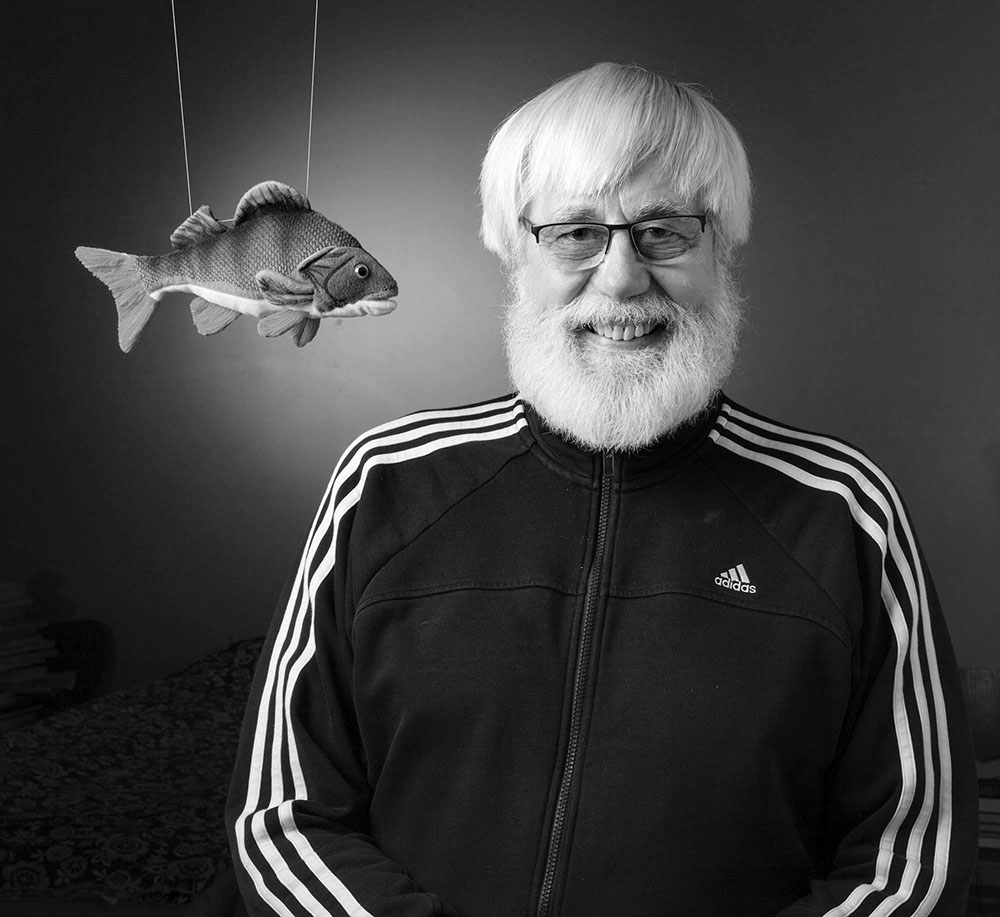
#> input picture kuvat/KimmoSiltanen8MV.jpg, 1000 x 917 px
$ python Poisson_FD_ahven_solve.py
#> lines starting #> are read from the running program, lines starting #| are printed output that depends on the picture
### Python/Kuvanpaikkaus_harmoninen/FD_Laplace.py
# ENG Construct an FD matrix approximating the 2D Laplace operator with
# the infamous "five-point stencil." We assume that the difference h=1;
#
# FIN Kootaan differenssimatriisi Laplacen operaattorille käyttäen viiden
# pisteen klassista lähestymistapaa.
#
# Samuli Siltanen May 2021
# Matlab -> Python Ville Tilvis May 2021

from scipy import sparse


def FD_Laplace(row,col):

    # Initialize the result
    A = 4*sparse.eye(row*col);
    A = sparse.lil_matrix(A)

    # Loop over the rows of A
    for iii in range(0,row):
        for jjj in range(0,col):
            ind = (jjj)*row+iii
            if iii>0:
                A[ind,ind-1] = -1

            if iii<row-1:
                A[ind,ind+1] = -1

            if jjj>0:
                A[ind,ind-row] = -1

            if jjj<col-1:
                A[ind,ind+row] = -1

    return A


### Python/Kuvanpaikkaus_harmoninen/Poisson_FD_ahven_solve.py
# ENG Solve Poisson's equation in a rectangle using Finite Difference Method.
# The aim is to remove a perch from the image.
#
# FIN Poistetaan ylimääräinen ahven valokuvasta käyttämällä
# differenssimenetelmää ja harmonista kuvanpaikkausta. Aja tämän jälkeen
# vielä Poisson_FD_ahven_solve2.m, jolloin myös langat poistetaan kuvasta.
#
# Samuli Siltanen May 2021
# Matlab -> Python Ville Tilvis May 2021

import numpy as np
import scipy.sparse.linalg
import matplotlib.pyplot as plt
plt.gray()   # FIN Kuvan tulostus harmaasävynä ENG Printing the image in grayscale
import sys
from FD_Laplace import FD_Laplace
from PIL import Image


# ENG Read in the perch image
# FIN Lue mustavalkoinen valokuva työtilaan
im_orig = np.array(plt.imread('../../kuvat/KimmoSiltanen8MV.jpg','jpg'))
#> im_orig is the input picture: shape (917, 1000); min 0, max 255, mean 63.9


# ENG Choose the rectangle to be inpainted. This choice is for removing
# the entire fish from the image
# FIN Tämä iso suorakaide peittää koko ahvenen (mutta ei lankoja, joista se
# roikkuu). % Voit tehdä kokeiluja erilaisilla suorakaiteilla.
# Huom: isomman suorakaiteen kanssa laskenta kestää kauemmin ja tarvitsee
# enemmän muistia. Niin, ja rivien sekä sarakkeiden määrän pitää molempien
# olla parilliset.
# x- ja y- koordinaatit ovat Pythonissa eri päin kuin matlabissa
inpx = 50; # These are the real ones for the actual fish
inpy = 160; # These are the real ones for the actual fish
row  = 200; # These are the real ones for the actual fish
col  = 400; # These are the real ones for the actual fish

# ENG Pick out the part of the image to be inpainted
# FIN Irrota kuvasta täytettävä osa
fish = im_orig[inpy:inpy+row, inpx:inpx+col]
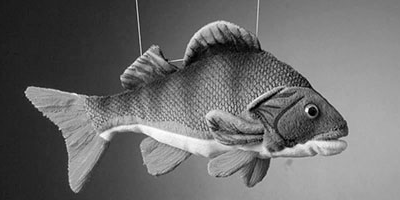
#> fish: shape (200, 400); min 0, max 255, mean 107.9

# ENG Check that row and col are even numbers
# FIN Tarkista, että suorakaiteen korkeus ja leveys ovat parillisia lukuja
if row % 2==1 or col % 2==1:
    print('row and col must be even numbers')
    sys.exit()


# ENG Determine Dirichlet boundary conditions
# FIN Määritä "Dirichlet'n reunaehdot" eli rekisteröi poistettavan alueen
# reunalla olevat harmaasävyt.
vec_t = im_orig[inpy, inpx:inpx+col]
#> vec_t = 400 values, max 190 at index 258, min 25 at index 0, mean 79.36
vec_b = im_orig[inpy+row, inpx:inpx+col]
#> vec_b = 400 values, max 168 at index 334, min 28 at index 0, mean 111.1
vec_l = im_orig[inpy:inpy+row, inpx]
#> vec_l = 200 values, max 37 at index 144, min 24 at index 24, mean 30.21
vec_r = im_orig[inpy:inpy+row, inpx+col]
#> vec_r = 200 values, max 172 at index 128, min 120 at index 0, mean 154.8


# ENG Construct the FD Laplace matrix (this will take a while)
# FIN Muodosta differenssimatriisi (tämä kestää jonkin aikaa)
print('Constructing system matrix...')
A    = FD_Laplace(row,col);
print('System matrix constructed.')


# ENG Construct the right-hand side vectors
# FIN Muodosta yhtälön oikea puoli

b = np.zeros((row*col,1))


for iii in range(0, row):
    for jjj in range(0, col):
        ind = (jjj)*row+iii
        if iii==0:
            b[ind] = b[ind]+vec_t[jjj]

        if iii==row-1:
            b[ind] = b[ind]+vec_b[jjj]

        if jjj==0:
            b[ind] = b[ind]+vec_l[iii]

        if jjj==col-1:
            b[ind] = b[ind]+vec_r[iii]


# ENG Solve the Poisson equations
# FIN Ratkaise Poissonin yhtälö, joka on harmonisen kuvanpaikkauksen ydin
print('Solving linear system...')
#> (the run stopped early here; a loop or call above may not have finished)

$ run again, with kuvat/IMGP1425.jpg copied over kuvat/KimmoSiltanen8MV.jpg
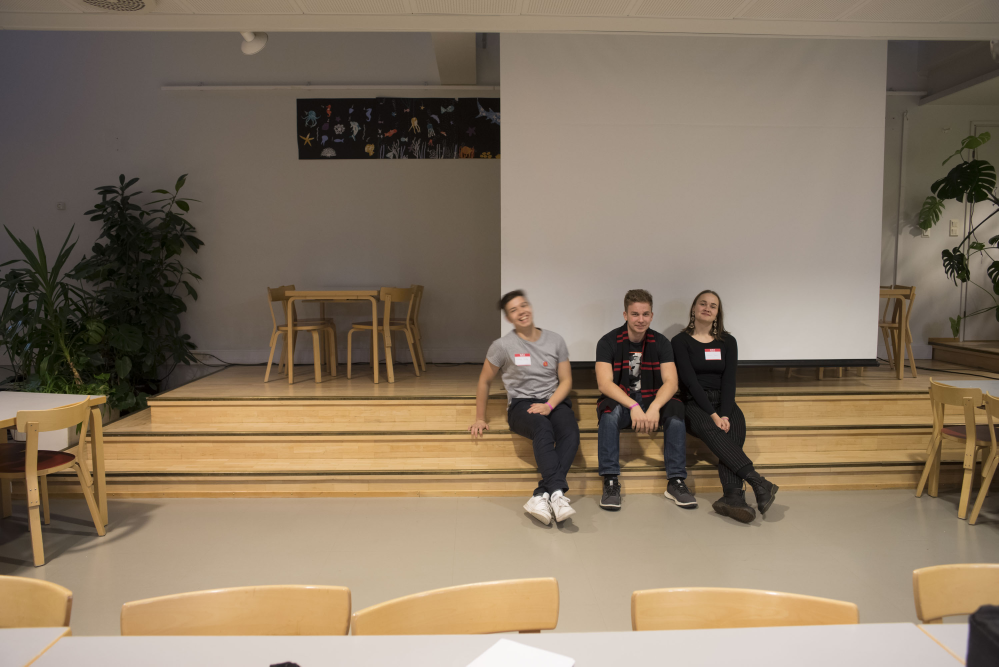
#> input picture kuvat/IMGP1425.jpg, 2997 x 2000 px (shown at 1/3 size)
#> im_orig is the input picture: shape (2000, 2997, 3); mean R, G, B 135.5, 119.1, 99.3
#> `fish = im_orig[inpy:inpy+row, inpx:inpx+col]`:
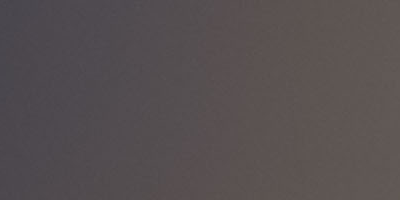
#> fish: shape (200, 400, 3); mean R, G, B 86.5, 79.7, 80.8
#> vec_t = 400 rows, first 8: [73, 70, 77], [74, 71, 78], [75, 72, 79], [75, 72, 79], [75, 72, 79], [74, 71, 78], [75, 72, 79], [74, 71, 78]
#> vec_b = 400 rows, first 8: [76, 71, 75], [76, 71, 75], [76, 71, 75], [76, 71, 75], [76, 71, 75], [76, 71, 75], [78, 73, 77], [78, 73, 77]
#> vec_l = 200 rows, first 8: [73, 70, 77], [74, 71, 78], [75, 72, 79], [74, 71, 78], [73, 70, 77], [72, 69, 76], [73, 70, 77], [74, 71, 78]
#> vec_r = 200 rows, first 8: [95, 87, 84], [95, 87, 84], [95, 87, 84], [95, 87, 84], [95, 87, 84], [95, 87, 84], [95, 87, 84], [95, 87, 84]
